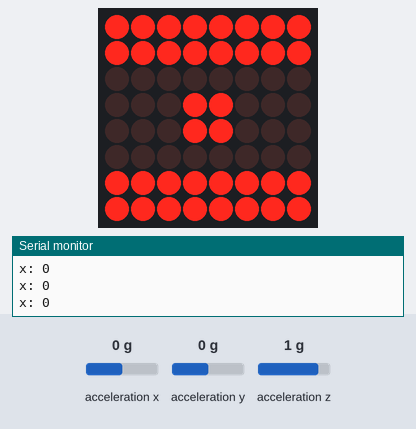
This sketch was run on a simulated Arduino Uno, built with avr-gcc and run on an emulated ATmega328P. Parts: 8×8 LED matrix, the last lines printed to the serial monitor. The test bench sets the inputs (shaded band); at power-on: acceleration x 0 g, acceleration y 0 g, acceleration z 1 g.

Above: at 1.2 s.
1.3 s: acceleration x set to -0.8 g
At 1.9 s:
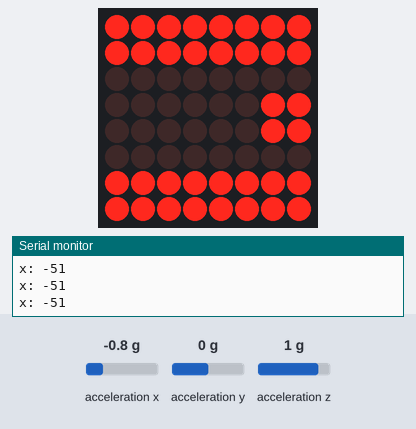
2.8 s: acceleration x set to 0.1 g
At 4.0 s:
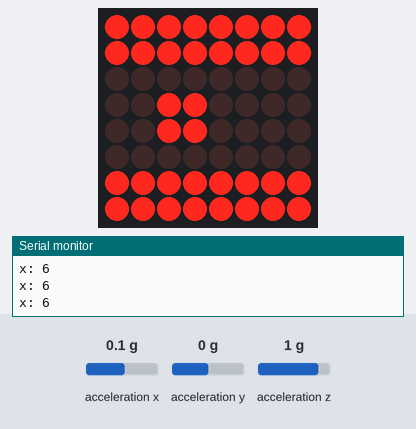
4.3 s: acceleration x set to 0.8 g
At 5.4 s:
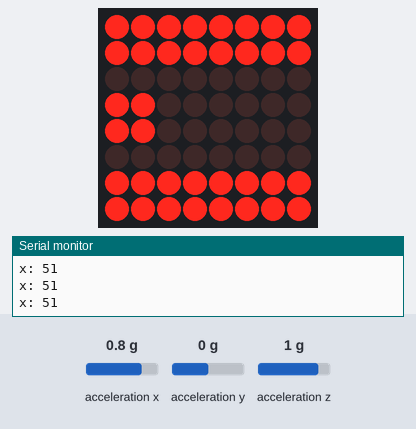
5.8 s: acceleration x set to -0.1 g
At 6.6 s:
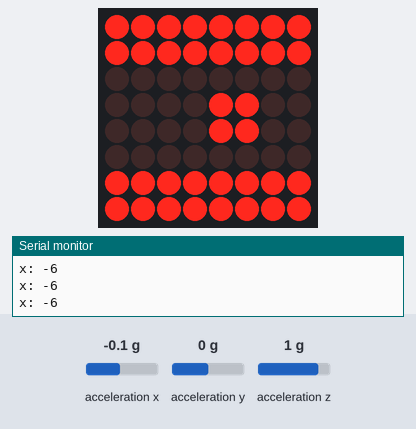
7.3 s: acceleration x set to 0 g
At 7.7 s:
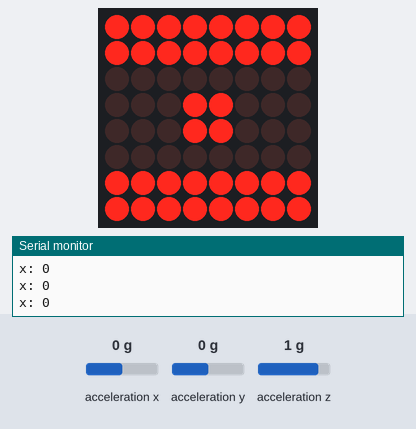
8.8 s: acceleration x set to -1.1 g
At 10.0 s:
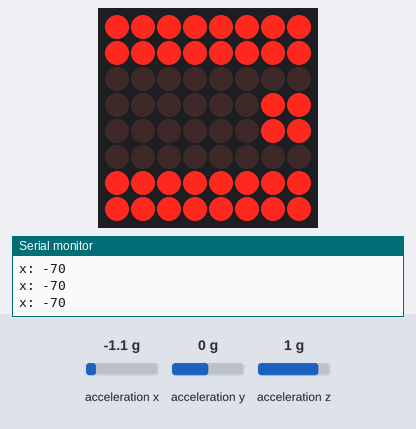
Timing chart, 0 to 11.3 s (numbered marks = the images above; inputs shaded):
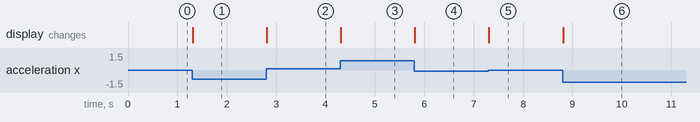

The sketch:

nivel_-_2022030.ino
```cpp
/*
 * Fundacion Kinal
 * Centro educativo tecnico laboral Kinal
 * Perito en electonica
 * Quinto perito
 * EB5AM
 * Taller de electronica digital y reparacion de computadoras
 * Nombre: Cristian Estuardo Orellana Dieguez
*/

#include <SparkFun_ADXL345.h>
#include<Wire.h>
#include<LedControl.h>

#define dato 4
#define clk 2
#define cs 3

ADXL345 nivel = ADXL345();
LedControl matriz = LedControl(dato,clk,cs,1);

//izquierda
  byte centrado[8]= {
B11111111,
B11111111,
B00000000,
B00011000,
B00011000,
B00000000,
B11111111,
B11111111
  };

  byte izquierda1[8]= {
B11111111,
B11111111,
B00000000,
B00110000,
B00110000,
B00000000,
B11111111,
B11111111
  };

  byte izquierda2[8]= {
B11111111,
B11111111,
B00000000,
B01100000,
B01100000,
B00000000,
B11111111,
B11111111};

  byte vertical[8]= {
B11111111,
B11111111,
B00000000,
B11000000,
B11000000,
B00000000,
B11111111,
B11111111};

  //derecha
  byte derecha1[8]= {
B11111111,
B11111111,
B00000000,
B00001100,
B00001100,
B00000000,
B11111111,
B11111111};

  byte derecha2[8]= {
B11111111,
B11111111,
B00000000,
B00000110,
B00000110,
B00000000,
B11111111,
B11111111};


  byte vertical1[8]= {
B11111111,
B11111111,
B00000000,
B00000011,
B00000011,
B00000000,
B11111111,
B11111111};


void setup() {
  Serial.begin(9600);
  nivel.powerOn();
  nivel.setRangeSetting(8);
  matriz.shutdown(0,false);
  matriz.setIntensity(0,5);
  matriz.clearDisplay(0);
}

void loop() {
  int x, y, z;
  nivel.readAccel(&x, &y, &z);
  Serial.print("x: ");
  Serial.println(x);

  if (x<=3 && x>=0){
    for(int i=0; i<8; i++){
      matriz.setRow(0,i,centrado[i]);
    }
  }
  if (x<=-1 && x>=-25){
    for(int i=0; i<8; i++){
      matriz.setRow(0,i,derecha1[i]);
    }
  }
  if (x<=-26 && x>=-50){
    for(int i=0; i<8; i++){
      matriz.setRow(0,i,derecha2[i]);
    }
  }
  if (x<=-51 && x>=-70){
    for(int i=0; i<8; i++){
      matriz.setRow(0,i,vertical1[i]);
    }
  }

  //derecha
  if (x>=4 && x<=25){
    for(int i=0; i<8; i++){
      matriz.setRow(0,i,izquierda1[i]);
    }
  }
  if (x>=26 && x<=50){
    for(int i=0; i<8; i++){
      matriz.setRow(0,i,izquierda2[i]);
    }
  }
  if (x>=51 && x<=70){
    for(int i=0; i<8; i++){
      matriz.setRow(0,i,vertical[i]);
    }
  }
}
```

Measured:
- after the input at 1.3 s, the display: changes at once (image 1)
- after the input at 2.8 s, the display: changes at once (image 2)
- after the input at 4.3 s, the display: changes at once (image 3)
- after the input at 5.8 s, the display: changes at once (image 4)
- after the input at 7.3 s, the display: changes at once (image 5)
- after the input at 8.8 s, the display: changes at once (image 6)
